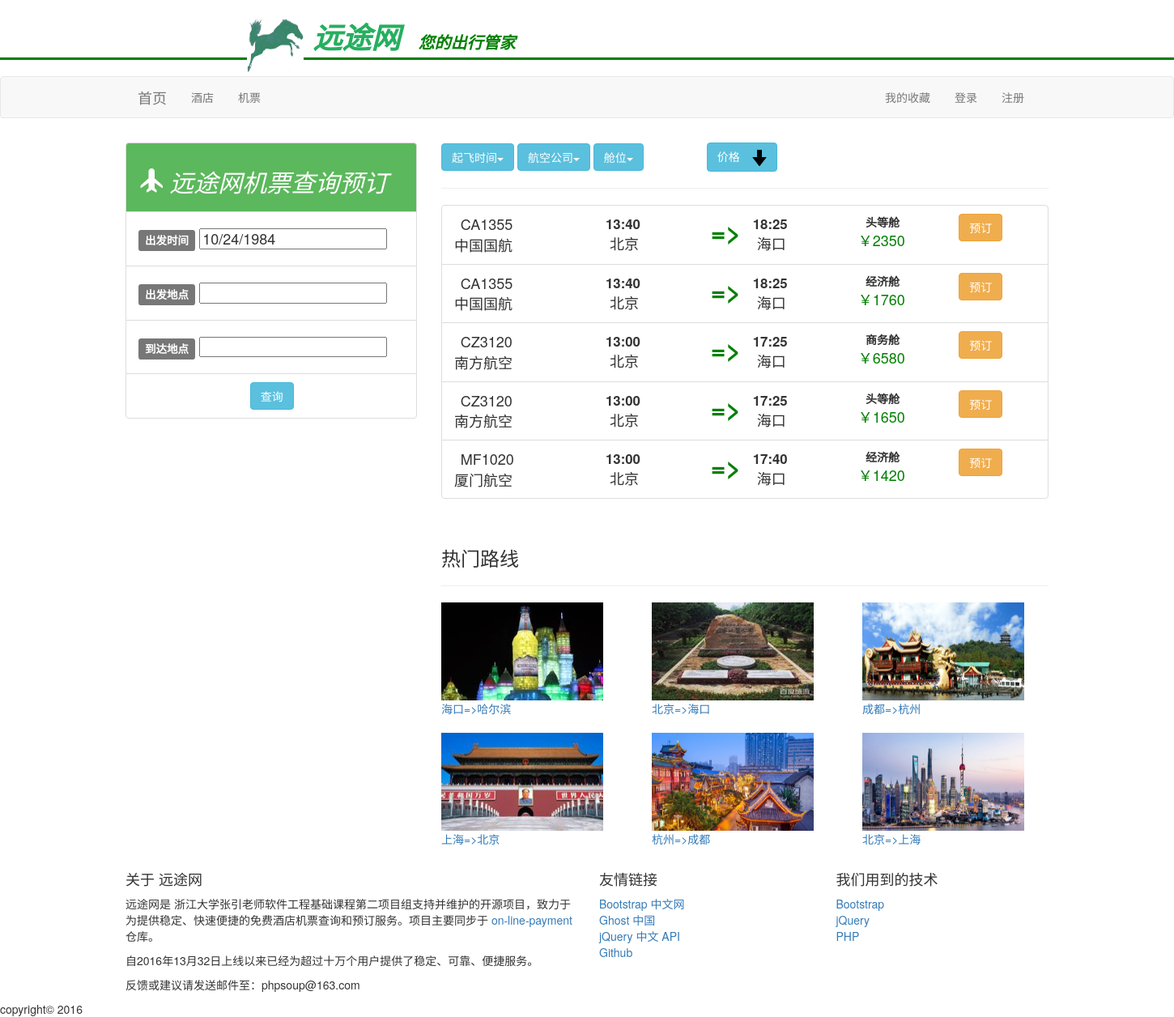
Page /flight.php?from=北京&to=海口 on the committed database.
### tables this page shows
CREATE TABLE `flight` (
  `flight_number` char(6) NOT NULL,
  `company` varchar(6) NOT NULL,
  `flight_price` int(5) NOT NULL,
  `start_time` varchar(100) NOT NULL,
  `arrive_time` varchar(100) NOT NULL,
  `straight` char(1) DEFAULT 'Y',
  `flight_from` varchar(5) NOT NULL,
  `flight_to` varchar(5) NOT NULL
);

CREATE TABLE `class` (
  `flight_number` char(6) NOT NULL,
  `classrate` varchar(3) NOT NULL,
  `class_price` int(6) NOT NULL,
  `cavailable` int(6) DEFAULT NULL,
  `ctotal` int(6) DEFAULT NULL,
  `discount` char(1) DEFAULT 'N'
);

### flight.php (the view, shortened to what this page needs)
        <?php
            $flights=array();
            if(!isset($_GET['from'])||empty($_GET['to'])){
            $dbc = @mysqli_connect ('localhost', 'payment', 'payment123', 'payment') OR die ('Could not connect to MySQL: ' . mysqli_connect_error() );
                 mysqli_set_charset($dbc, 'utf8');
                 $q= "SELECT * FROM flight NATURAL JOIN class WHERE class.discount='Y'";
                 $r= @mysqli_query($dbc,$q);
                 while($row=mysqli_fetch_assoc($r)){
                        $flights[]=array("flight_number" => $row['flight_number'], "company" => $row['company'], "class_price" => $row['class_price'],
                          "start_time" => $row['start_time'], "arrive_time" =>$row['arrive_time'], "straight" => $row['straight'], "flight_from" => $row['flight_from'],
                          "flight_to" => $row['flight_to'],'classrate' => $row['classrate']);
                        }
            mysqli_free_result($r);
            mysqli_close($dbc);
            }
           else{
                 $flight_from=$_GET['from'];
                 $flight_to=$_GET['to'];
                 $dbc = @mysqli_connect ('localhost', 'payment', 'payment123', 'payment') OR die ('Could not connect to MySQL: ' . mysqli_connect_error() );
                 mysqli_set_charset($dbc, 'utf8');
                 $q= "SELECT * FROM flight NATURAL JOIN class WHERE flight.flight_from='$flight_from' AND flight.flight_to='$flight_to'";
                 $r= @mysqli_query($dbc,$q);
                 while($row=mysqli_fetch_assoc($r)){
                        $flights[]=array("flight_number" => $row['flight_number'], "company" => $row['company'], "class_price" => $row['class_price'],
                          "start_time" => $row['start_time'], "arrive_time" =>$row['arrive_time'], "straight" => $row['straight'], "flight_from" => $row['flight_from'],
                          "flight_to" => $row['flight_to'], 'classrate' => $row['classrate']);
                        }
              }
         ?>
<div class="container" style="margin-top: 30px">
    <div class="row">
            <div class="col-md-4">
                <ul class="list-group">
                <li class="list-group-item" style="background-color:rgb(92,184,92); color: white;"><h2><span class="glyphicon glyphicon-plane" aria-hidden="true"></span> <i>  远途网机票查询预订</i></h2></li>
                <li class="list-group-item"><h4><span class="label label-default">出发时间</span>  <input type="text"  id="startdate" value="10/24/1984" /></h4></li>
                    <li class="list-group-item"><h4><span class="label label-default">出发地点</span>  <input type="text" id="fromcity" class="from-control city-select" readonly="readonly"></h4></li>
                    <li class="list-group-item"><h4><span class="label label-default">到达地点</span> <input type="text" id="tocity" class="from-control city-select" readonly="readonly"></h4></li>
                    <li class="list-group-item"><button class="btn btn-info" style="margin-left: 42%" id="submit">查询</button></li>
                </ul>
            </div>
            <div class="col-md-8">
            <div class="btn-group" role="group">
                <button class="btn btn-info dropdown-toggle" data-toggle="dropdown" aria-haspopup="true" aria-expanded="false"> 起飞时间<span class="caret"></span></button>
            </div>
             <div class="btn-group" role="group">
                <button class="btn btn-info dropdown-toggle" data-toggle="dropdown" aria-haspopup="true" aria-expanded="false"> 航空公司<span class="caret"></span></button>
            </div>
            <div class="btn-group" role="group">
                <button class="btn btn-info dropdown-toggle" data-toggle="dropdown" aria-haspopup="true" aria-expanded="false"> 舱位<span class="caret"></span></button>
            </div>
            <div class="btn-group" role="group">
                <button class="btn btn-info" id="price"> 价格&nbsp;&nbsp;&nbsp;  <img src="img/down.png"></button>
            </div>
      <hr>
  <div class="list-group packages" id="flights">
        <?php
            foreach ($flights as $flight){
            echo '<div class="package list-group-item" data-library-name="bootstrap">';
            echo      '<div class="row">';
            echo      '<div class="col-md-3 flight-number"><company>';
            echo        $flight['flight_number'];
            echo      '<br><com>' . $flight['company'] .'</com></company></div>';
            echo      '<div class="col-md-5">';
            echo              '<div class="row">';
            echo                '<div class="col-md-5">';
            echo                '<times>'.substr($flight['start_time'],10,6).'</times><br><city>';
            echo                $flight['flight_from'];
            echo                '</city></div>';
            echo                '<div class="col-md-2 arrow">=></div>';
            echo                '<div class="col-md-5">';
            echo                '<times>'. substr($flight['arrive_time'],10,6) .'</times><br><city>';
            echo                $flight['flight_to'];
            echo                '</city></div>';
            echo              '</div>' ;
            echo      '</div>';
            echo     '<div class="col-md-2"><b style="padding-left: 10%"><cangwei>';
            echo        $flight['classrate'].'</cangwei></b><br>';
            echo        '<price>￥'.$flight['class_price'].'</price>';
            echo      '</div>';
            echo      '<div class="col-md-2">';
            echo        '<a href="order-flight.php?id=' . $flight["flight_number"] . '&cangwei=' . $flight['classrate'] . '"> <button class="btn btn-warning">预订</button></a>';
            echo      '</div>';
            echo      '</div>';
            echo    '</div>';
              }
          ?>
            </div>
            <br>
            <h3>热门路线</h3>
            <hr>
            <div class="row">
              <div class="col-md-4">
              <a href="flight.php?from=海口&to=哈尔滨">
                  <img src="img/haerbing.jpg" width="200" height="121">
                  <br>海口=>哈尔滨<br>
              </a>
              </div>
               <div class="col-md-4">
              <a href="flight.php?from=北京&to=海口">
                  <img src="img/haikou.jpg" width="200" height="121">
                  <br>北京=>海口<br><br>
              </a>
              </div>
               <div class="col-md-4">
              <a href="flight.php?from=成都&to=杭州">
                  <img src="img/hangzhou.jpg" width="200" height="121">
                  <br>成都=>杭州<br><br>
              </a>
              </div>
               <div class="col-md-4">
              <a href="flight.php?from=上海&to=北京">
                  <img src="img/beijing.jpg" width="200" height="121">
                  <br>上海=>北京 <br><br>
              </a>
              </div>
               <div class="col-md-4">
              <a href="flight.php?from=杭州&to=成都">
                  <img src="img/chengdu.jpg" width="200" height="121">
                  <br>杭州=>成都<br><br>
              </a>
              </div>
               <div class="col-md-4">
              <a href="flight.php?from=北京&to=上海">
                  <img src="img/shanghai.jpg" width="200" height="121">
                  <br>北京=>上海<br><br>
              </a>
              </div>
            </div>
        </div>
</div>
</div>

### flight.php (style rules this page uses)
times { font-size: larger; font-weight: bold; }
.arrow { font-size: xx-large; color: green; font-weight: bold; }
price { font-size: large; color: green; }
city,company { font-size: large; padding-left: 5% }

### rows in the picture
flight: flight_number "CA1355", company "中国国航", start_time "13:40", flight_from "北京", arrive_time "18:25", flight_to "海口", class.classrate "头等舱", class.class_price "2350", class.classrate "经济舱", class.class_price "1760"
flight: flight_number "CZ3120", company "南方航空", start_time "13:00", flight_from "北京", arrive_time "17:25", flight_to "海口", class.classrate "商务舱", class.class_price "6580", class.classrate "头等舱", class.class_price "1650"
flight: flight_number "MF1020", company "厦门航空", start_time "13:00", flight_from "北京", arrive_time "17:40", flight_to "海口", class.classrate "经济舱", class.class_price "1420"
